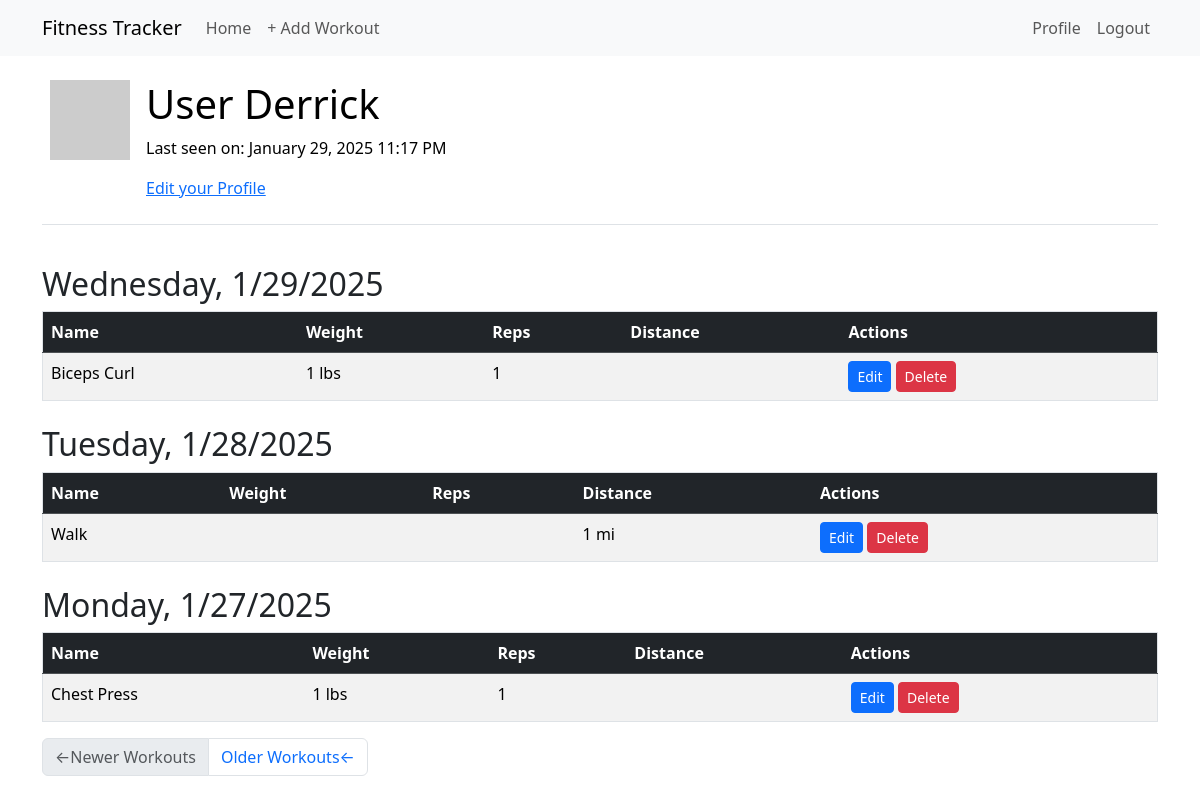
Page /user/Shell (signed in) on the committed database.
### app/models.py (models this page shows, shortened)
class User(UserMixin, db.Model):
    id: Mapped[int] = mapped_column(primary_key=True)
    username: Mapped[str] = mapped_column(String(64), index=True, unique=True)
    email: Mapped[str] = mapped_column(String(120), index=True, unique=True)
    password_hash: Mapped[Optional[str]] = mapped_column(String(256))
    workouts: Mapped[List['Workout']] = relationship(back_populates='user', lazy='dynamic')
    about_me: Mapped[Optional[str]] = mapped_column(String(140))
    last_seen: Mapped[Optional[datetime]] = mapped_column(
        default=lambda: datetime.now(timezone.utc))
    def avatar(self, size):
        digest = md5(self.email.lower().encode('utf-8')).hexdigest()
        return f'https://www.gravatar.com/avatar/{digest}?d=identicon&s={size}'

class Workout(db.Model):
    id: Mapped[int] = mapped_column(primary_key=True)
    date: Mapped[datetime] = mapped_column(index=True, default=lambda: datetime.now(timezone.utc))
    user_id: Mapped[int] = mapped_column(ForeignKey(User.id), index=True)
    user: Mapped[User] = relationship(back_populates='workouts')
    exercises: Mapped[List["Exercise"]] = relationship(secondary='workout_exercise', back_populates="workouts")

class Exercise(db.Model):
    id: Mapped[int] = mapped_column(primary_key=True)
    name: Mapped[str] = mapped_column(String(64), index=True)
    exercise_type: Mapped[str] = mapped_column(String(64))
    reps: Mapped[int] = mapped_column(Integer, nullable=True, default=None)
    weight: Mapped[int] = mapped_column(Integer, nullable=True, default=None)
    distance: Mapped[int] = mapped_column(Integer, nullable=True, default=None)
    workouts: Mapped[List['Workout']] = relationship(secondary='workout_exercise', back_populates='exercises')

### app/routes.py (the view)
@app.route('/user/<username>')
@login_required
def user(username):
    if not current_user.is_authenticated:
        return redirect(url_for('index'))
    page = request.args.get('page', 1, type=int)
    user = db.first_or_404(sa.select(User).where(User.username == username))
    query = user.workouts.order_by(Workout.date.desc())
    workouts = db.paginate(query, page=page, per_page=app.config['WORKOUTS_PER_PAGE'], error_out=False)
    next_url = url_for('user', username=username, page=workouts.next_num) \
        if workouts.has_next else None
    prev_url = url_for('user', username=username, page=workouts.prev_num) \
        if workouts.has_prev else None
    return render_template('user.html', user=current_user, workouts=workouts.items, next_url=next_url, prev_url=prev_url)

### app/models.py (called while the page is built)
@login.user_loader
def load_user(id):
    return db.session.get(User, int(id))

### app/routes.py (called while the page is built)
@app.before_request
def before_request():
    if current_user.is_authenticated:
        current_user.last_seen = datetime.now(timezone.utc)
        db.session.commit()

### app/templates/user.html (shortened to what this page needs)
{% extends "base.html" %} {% block content %}
<table class="table table-hover">
  <tr>
    <td width="64px"><img src="{{ user.avatar(64) }}" /></td>
    <td>
      <h1>User {{ user.username }}</h1>
      {% if user.last_seen %}<p>Last seen on: {{ moment(user.last_seen).format('LLL') }}</p>{% endif %}
      {% if user == current_user %}
      <p><a href="{{ url_for('edit_profile') }}">Edit your Profile</a></p>
      {% endif %}
    </td>
  </tr>
</table>
{% include '_workout.html' %}
<nav aria-label="Post navigation">
  <ul class="pagination">
    <li class="page-item{% if not prev_url %} disabled{% endif %}">
      <a class="page-link" href="{{ prev_url }}">
        <span aria-hidden="true">&larr;</span>Newer Workouts
      </a>
    </li>
    <li class="page-item{% if not next_url %} disabled{% endif %}">
      <a class="page-link" href="{{ next_url }}">
        Older Workouts<span aria-hidden="true">&larr;</span>
      </a>
    </li>
  </ul>
</nav>
{% endblock %}

### app/templates/_workout.html (shortened to what this page needs)
<div class="table-responsive">
  {% set grouped_workouts = {} %}
  {% for date, workouts_on_date in grouped_workouts.items() %}
      <table class="table table-striped table-hover border">
        <thead class="table-dark">
          <tr>
            <th scope="col">Name</th>
            <th scope="col">Weight</th>
            <th scope="col">Reps</th>
            <th scope="col">Distance</th>
            <th scope="col">Actions</th>
          </tr>
        </thead>
        <h2 class="mt-4">{{ moment(date, local=True).format('dddd') }}, {{ moment(date, local=True).format('l') }}</h2>
        <tbody>
          {% for workout in workouts_on_date %}
          <tr>
            <td>{{ workout.exercises[0].name }}</td>
            <td>{{ workout.exercises[0].weight ~ ' lbs' if workout.exercises[0].weight is not none else '' }}</td>
            <td>{{ workout.exercises[0].reps or "" }}</td>
            <td>{{ workout.exercises[0].distance ~ ' mi' if workout.exercises[0].distance is not none else '' }}</td>
            <td>
              <a
                href="{{ url_for('edit_workout', workout_id=workout.id) }}"
                class="btn btn-primary btn-sm"
              >
                Edit
              </a>
              <a
                href="{{ url_for('delete_workout', workout_id=workout.id) }}"
                class="btn btn-danger btn-sm"
              >
                Delete
              </a>
            </td>
          </tr>
          {% endfor %} {% endfor %}
        </tbody>
      </table>
</div>

### rows in the picture
User: username "Derrick", last_seen "January 29, 2025 11:17 PM"
Workout: date "Wednesday", date "1/29/2025", name "Biceps Curl", weight "1 lbs", reps "1"
Workout: date "Tuesday", date "1/28/2025", name "Walk", distance "1 mi"
Workout: date "Monday", date "1/27/2025", name "Chest Press", weight "1 lbs", reps "1"
